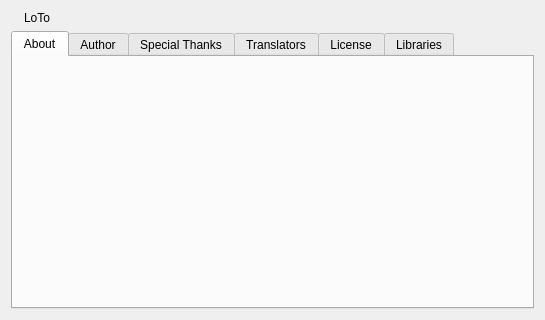
<?xml version="1.0" encoding="UTF-8"?>
<ui version="4.0">
 <author>Christophe Dumez</author>
 <class>AboutDialog</class>
 <widget class="QDialog" name="AboutDialog">
  <property name="geometry">
   <rect>
    <x>0</x>
    <y>0</y>
    <width>545</width>
    <height>320</height>
   </rect>
  </property>
  <property name="windowTitle">
   <string>About LoTo</string>
  </property>
  <layout class="QVBoxLayout" name="aboutDlgLayout">
   <item>
    <layout class="QHBoxLayout" name="titleHBoxLayout">
     <item>
      <widget class="QLabel" name="logo"/>
     </item>
     <item>
      <widget class="QLabel" name="labelName">
       <property name="text">
        <string notr="true">LoTo</string>
       </property>
      </widget>
     </item>
     <item>
      <spacer name="horizontalSpacer_6">
       <property name="orientation">
        <enum>Qt::Horizontal</enum>
       </property>
       <property name="sizeHint" stdset="0">
        <size>
         <width>0</width>
         <height>0</height>
        </size>
       </property>
      </spacer>
     </item>
    </layout>
   </item>
   <item>
    <widget class="QTabWidget" name="tw_tabs">
     <property name="currentIndex">
      <number>0</number>
     </property>
     <widget class="QWidget" name="aboutTab">
      <attribute name="title">
       <string>About</string>
      </attribute>
      <layout class="QGridLayout" name="aboutTabLayout">
       <item row="0" column="0">
        <widget class="QLabel" name="labelMascot"/>
       </item>
       <item row="0" column="1">
        <widget class="QLabel" name="labelAbout">
         <property name="sizePolicy">
          <sizepolicy hsizetype="Expanding" vsizetype="Expanding">
           <horstretch>0</horstretch>
           <verstretch>0</verstretch>
          </sizepolicy>
         </property>
         <property name="textFormat">
          <enum>Qt::RichText</enum>
         </property>
         <property name="wordWrap">
          <bool>true</bool>
         </property>
         <property name="openExternalLinks">
          <bool>true</bool>
         </property>
        </widget>
       </item>
      </layout>
     </widget>
     <widget class="QWidget" name="authorTab">
      <attribute name="title">
       <string>Author</string>
      </attribute>
      <layout class="QVBoxLayout" name="authorTabLayout">
       <item>
        <widget class="QGroupBox" name="groupBox_2">
         <property name="title">
          <string>Current maintainer</string>
         </property>
         <layout class="QGridLayout" name="gridLayout_4">
          <item row="1" column="1">
           <widget class="QLabel" name="label_18">
            <property name="text">
             <string>Greece</string>
            </property>
           </widget>
          </item>
          <item row="2" column="1">
           <widget class="QLabel" name="label_19">
            <property name="text">
             <string notr="true">&lt;a href=&quot;mailto:sledgehammer999@qbittorrent.org&quot;&gt;sledgehammer999@qbittorrent.org&lt;/a&gt;</string>
            </property>
            <property name="openExternalLinks">
             <bool>true</bool>
            </property>
            <property name="textInteractionFlags">
             <set>Qt::LinksAccessibleByMouse|Qt::TextSelectableByMouse</set>
            </property>
           </widget>
          </item>
          <item row="1" column="0">
           <widget class="QLabel" name="label_15">
            <property name="text">
             <string>Nationality:</string>
            </property>
           </widget>
          </item>
          <item row="2" column="0">
           <widget class="QLabel" name="label_16">
            <property name="text">
             <string>E-mail:</string>
            </property>
           </widget>
          </item>
          <item row="0" column="0">
           <widget class="QLabel" name="label_14">
            <property name="text">
             <string>Name:</string>
            </property>
           </widget>
          </item>
          <item row="0" column="1">
           <widget class="QLabel" name="label_17">
            <property name="text">
             <string notr="true">Sledgehammer999</string>
            </property>
           </widget>
          </item>
          <item row="2" column="2">
           <spacer name="horizontalSpacer">
            <property name="orientation">
             <enum>Qt::Horizontal</enum>
            </property>
            <property name="sizeHint" stdset="0">
             <size>
              <width>0</width>
              <height>0</height>
             </size>
            </property>
           </spacer>
          </item>
         </layout>
        </widget>
       </item>
       <item>
        <widget class="QGroupBox" name="groupBox">
         <property name="title">
          <string>Original author</string>
         </property>
         <layout class="QGridLayout" name="gridLayout_5">
          <item row="1" column="1">
           <widget class="QLabel" name="label_7">
            <property name="text">
             <string>France</string>
            </property>
           </widget>
          </item>
          <item row="0" column="1">
           <widget class="QLabel" name="label_2">
            <property name="text">
             <string notr="true">Christophe Dumez</string>
            </property>
           </widget>
          </item>
          <item row="2" column="1">
           <widget class="QLabel" name="label_6">
            <property name="text">
             <string notr="true">&lt;a href=&quot;mailto:chris@qbittorrent.org&quot;&gt;chris@qbittorrent.org&lt;/a&gt;</string>
            </property>
            <property name="openExternalLinks">
             <bool>true</bool>
            </property>
            <property name="textInteractionFlags">
             <set>Qt::LinksAccessibleByMouse|Qt::TextSelectableByMouse</set>
            </property>
           </widget>
          </item>
          <item row="0" column="0">
           <widget class="QLabel" name="label_3">
            <property name="text">
             <string>Name:</string>
            </property>
           </widget>
          </item>
          <item row="2" column="0">
           <widget class="QLabel" name="label_5">
            <property name="text">
             <string>E-mail:</string>
            </property>
           </widget>
          </item>
          <item row="1" column="0">
           <widget class="QLabel" name="label_4">
            <property name="text">
             <string>Nationality:</string>
            </property>
           </widget>
          </item>
          <item row="2" column="2">
           <spacer name="horizontalSpacer_2">
            <property name="orientation">
             <enum>Qt::Horizontal</enum>
            </property>
            <property name="sizeHint" stdset="0">
             <size>
              <width>0</width>
              <height>0</height>
             </size>
            </property>
           </spacer>
          </item>
         </layout>
        </widget>
       </item>
       <item>
        <spacer name="verticalSpacer">
         <property name="orientation">
          <enum>Qt::Vertical</enum>
         </property>
         <property name="sizeHint" stdset="0">
          <size>
           <width>0</width>
           <height>0</height>
          </size>
         </property>
        </spacer>
       </item>
      </layout>
     </widget>
     <widget class="QWidget" name="thanksTab">
      <attribute name="title">
       <string>Special Thanks</string>
      </attribute>
      <layout class="QVBoxLayout" name="thanksTabLayout">
       <property name="leftMargin">
        <number>0</number>
       </property>
       <property name="topMargin">
        <number>0</number>
       </property>
       <property name="rightMargin">
        <number>0</number>
       </property>
       <property name="bottomMargin">
        <number>0</number>
       </property>
       <item>
        <widget class="QTextBrowser" name="textBrowserThanks">
         <property name="openExternalLinks">
          <bool>true</bool>
         </property>
        </widget>
       </item>
      </layout>
     </widget>
     <widget class="QWidget" name="translationTab">
      <attribute name="title">
       <string>Translators</string>
      </attribute>
      <layout class="QVBoxLayout" name="translationTabLayout">
       <property name="leftMargin">
        <number>0</number>
       </property>
       <property name="topMargin">
        <number>0</number>
       </property>
       <property name="rightMargin">
        <number>0</number>
       </property>
       <property name="bottomMargin">
        <number>0</number>
       </property>
       <item>
        <widget class="QTextBrowser" name="textBrowserTranslation">
         <property name="lineWrapMode">
          <enum>QTextEdit::NoWrap</enum>
         </property>
        </widget>
       </item>
      </layout>
     </widget>
     <widget class="QWidget" name="licenseTab">
      <attribute name="title">
       <string>License</string>
      </attribute>
      <layout class="QVBoxLayout" name="licenseTabLayout">
       <property name="leftMargin">
        <number>0</number>
       </property>
       <property name="topMargin">
        <number>0</number>
       </property>
       <property name="rightMargin">
        <number>0</number>
       </property>
       <property name="bottomMargin">
        <number>0</number>
       </property>
       <item>
        <widget class="QTextBrowser" name="textBrowserLicense">
         <property name="openExternalLinks">
          <bool>true</bool>
         </property>
        </widget>
       </item>
      </layout>
     </widget>
     <widget class="QWidget" name="librariesTab">
      <attribute name="title">
       <string>Libraries</string>
      </attribute>
      <layout class="QVBoxLayout" name="librariesTabLayout">
       <item>
        <widget class="QLabel" name="label">
         <property name="text">
          <string>LoTo was built with the following libraries:</string>
         </property>
        </widget>
       </item>
       <item>
        <widget class="Line" name="line_2">
         <property name="orientation">
          <enum>Qt::Horizontal</enum>
         </property>
        </widget>
       </item>
       <item>
        <layout class="QGridLayout" name="gridLayout">
         <item row="2" column="2">
          <widget class="QLabel" name="labelBoostVer">
           <property name="textInteractionFlags">
            <set>Qt::LinksAccessibleByMouse|Qt::TextSelectableByMouse</set>
           </property>
          </widget>
         </item>
         <item row="1" column="3">
          <spacer name="horizontalSpacer_3">
           <property name="orientation">
            <enum>Qt::Horizontal</enum>
           </property>
           <property name="sizeHint" stdset="0">
            <size>
             <width>0</width>
             <height>0</height>
            </size>
           </property>
          </spacer>
         </item>
         <item row="0" column="1">
          <widget class="QLabel" name="label_8">
           <property name="text">
            <string notr="true">Qt:</string>
           </property>
           <property name="alignment">
            <set>Qt::AlignRight|Qt::AlignTrailing|Qt::AlignVCenter</set>
           </property>
           <property name="textInteractionFlags">
            <set>Qt::LinksAccessibleByMouse|Qt::TextSelectableByMouse</set>
           </property>
          </widget>
         </item>
         <item row="1" column="1">
          <widget class="QLabel" name="label_9">
           <property name="text">
            <string notr="true">Libtorrent:</string>
           </property>
           <property name="alignment">
            <set>Qt::AlignRight|Qt::AlignTrailing|Qt::AlignVCenter</set>
           </property>
           <property name="textInteractionFlags">
            <set>Qt::LinksAccessibleByMouse|Qt::TextSelectableByMouse</set>
           </property>
          </widget>
         </item>
         <item row="2" column="1">
          <widget class="QLabel" name="label_10">
           <property name="text">
            <string notr="true">Boost:</string>
           </property>
           <property name="alignment">
            <set>Qt::AlignRight|Qt::AlignTrailing|Qt::AlignVCenter</set>
           </property>
           <property name="textInteractionFlags">
            <set>Qt::LinksAccessibleByMouse|Qt::TextSelectableByMouse</set>
           </property>
          </widget>
         </item>
         <item row="0" column="2">
          <widget class="QLabel" name="labelQtVer">
           <property name="textInteractionFlags">
            <set>Qt::LinksAccessibleByMouse|Qt::TextSelectableByMouse</set>
           </property>
          </widget>
         </item>
         <item row="1" column="2">
          <widget class="QLabel" name="labelLibtVer">
           <property name="textInteractionFlags">
            <set>Qt::LinksAccessibleByMouse|Qt::TextSelectableByMouse</set>
           </property>
          </widget>
         </item>
         <item row="1" column="0">
          <spacer name="horizontalSpacer_4">
           <property name="orientation">
            <enum>Qt::Horizontal</enum>
           </property>
           <property name="sizeHint" stdset="0">
            <size>
             <width>0</width>
             <height>0</height>
            </size>
           </property>
          </spacer>
         </item>
        </layout>
       </item>
       <item>
        <widget class="Line" name="line">
         <property name="orientation">
          <enum>Qt::Horizontal</enum>
         </property>
        </widget>
       </item>
       <item>
        <spacer name="verticalSpacer_2">
         <property name="orientation">
          <enum>Qt::Vertical</enum>
         </property>
         <property name="sizeHint" stdset="0">
          <size>
           <width>0</width>
           <height>0</height>
          </size>
         </property>
        </spacer>
       </item>
      </layout>
     </widget>
    </widget>
   </item>
  </layout>
 </widget>
 <layoutdefault spacing="6" margin="11"/>
 <resources/>
 <connections/>
</ui>
